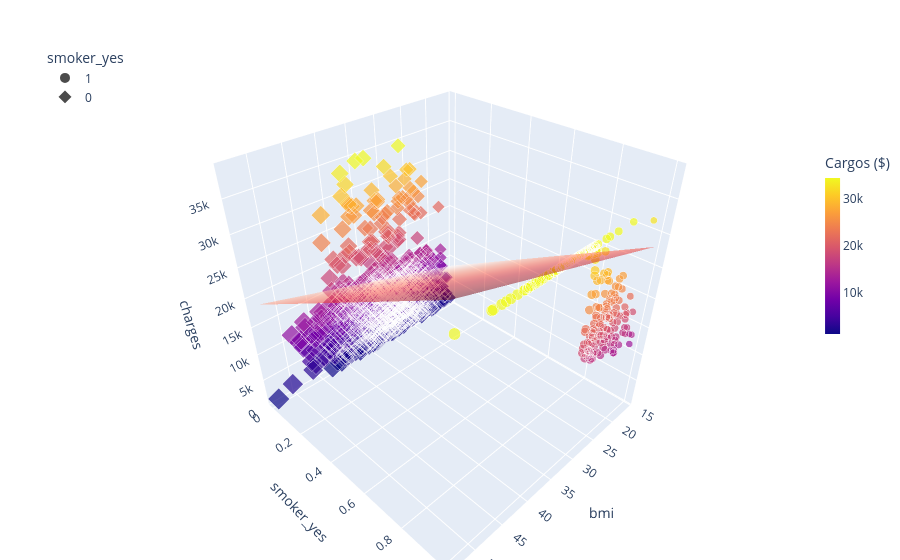

The code cell stored with this chart in its notebook:
### Code cell
bmi_range = np.linspace(xs.min(), xs.max(), 20)
smoker_range = np.array([0, 1])
X_mesh, Y_mesh = np.meshgrid(bmi_range, smoker_range)

Z =  model_p2.coef_[0] * X_mesh + model_p2.coef_[1] * Y_mesh + model.intercept_

fig = px.scatter_3d(data_clean.loc[:, ['smoker_yes', 'bmi', 'charges']], 
                    x = 'bmi', y = 'smoker_yes', z = 'charges', color='charges',
                    size='bmi', size_max = 20,symbol='smoker_yes')

fig.add_trace(
    go.Surface(
        x = bmi_range, y = smoker_range, z = Z,
        name = 'Regresión Lineal Múltiple',
        opacity = 0.5, showscale=False, 
        colorscale = 'Reds')
)

fig.update_layout(
    margin=dict(l=0, r=0, b=0, t=40), # Ajusta márgenes
    legend=dict(
        yanchor="top",
        y=0.99,
        xanchor="left",
        x=0.05 # Mueve la leyenda de smoker a la izquierda
    ),
    coloraxis_colorbar=dict(
        title="Cargos ($)",
        thicknessmode="pixels", thickness=15,
        lenmode="pixels", len=200,
        yanchor="top", y=0.8,
        xanchor="right", x=1 # Mantiene la barra de color a la derecha
    )
)

fig.show()

### Figure 1 — Plotly figure (JSON) as saved in the notebook; plotly's stock layout.template omitted (floating-point values rounded to 4 significant figures; data arrays with more than 128 entries replaced by an {"elided": "..."} marker saying what was removed)
{"data": [{"hovertemplate": "smoker_yes=%{y}<br>bmi=%{marker.size}<br>charges=%{marker.color}<extra></extra>", "legendgroup": "1", "marker": {"color": {"elided": "274 float values"}, "coloraxis": "coloraxis", "size": {"elided": "274 float values"}, "sizemode": "area", "sizeref": 0.1328, "symbol": "circle"}, "mode": "markers", "name": "1", "scene": "scene", "showlegend": true, "type": "scatter3d", "x": {"elided": "274 float values"}, "y": {"elided": "274 int values"}, "z": {"elided": "274 float values"}}, {"hovertemplate": "smoker_yes=%{y}<br>bmi=%{marker.size}<br>charges=%{marker.color}<extra></extra>", "legendgroup": "0", "marker": {"color": {"elided": "1064 float values"}, "coloraxis": "coloraxis", "size": {"elided": "1064 float values"}, "sizemode": "area", "sizeref": 0.1328, "symbol": "diamond"}, "mode": "markers", "name": "0", "scene": "scene", "showlegend": true, "type": "scatter3d", "x": {"elided": "1064 float values"}, "y": {"elided": "1064 int values"}, "z": {"elided": "1064 float values"}}, {"colorscale": [[0, "rgb(255,245,240)"], [0.125, "rgb(254,224,210)"], [0.25, "rgb(252,187,161)"], [0.375, "rgb(252,146,114)"], [0.5, "rgb(251,106,74)"], [0.625, "rgb(239,59,44)"], [0.75, "rgb(203,24,29)"], [0.875, "rgb(165,15,21)"], [1, "rgb(103,0,13)"]], "name": "Regresión Lineal Múltiple", "opacity": 0.5, "showscale": false, "type": "surface", "x": [15.96, 17.92, 19.87, 21.83, 23.79, 25.74, 27.7, 29.65, 31.61, 33.57, 35.52, 37.48, 39.44, 41.39, 43.35, 45.3, 47.26, 49.22, 51.17, 53.13], "y": [0, 1], "z": [[8713.0, 9254.0, 9795.0, 10340.0, 10880.0, 11420.0, 11960.0, 12500.0, 13040.0, 13590.0, 14130.0, 14670.0, 15210.0, 15750.0, 16290.0, 16830.0, 17370.0, 17920.0, 18460.0, 19000.0], [28190.0, 28730.0, 29270.0, 29810.0, 30350.0, 30890.0, 31440.0, 31980.0, 32520.0, 33060.0, 33600.0, 34140.0, 34680.0, 35230.0, 35770.0, 36310.0, 36850.0, 37390.0, 37930.0, 38470.0]]}], "layout": {"coloraxis": {"colorbar": {"len": 200, "lenmode": "pixels", "thickness": 15, "thicknessmode": "pixels", "title": {"text": "Cargos ($)"}, "x": 1, "xanchor": "right", "y": 0.8, "yanchor": "top"}, "colorscale": [[0, "#0d0887"], [0.1111, "#46039f"], [0.2222, "#7201a8"], [0.3333, "#9c179e"], [0.4444, "#bd3786"], [0.5556, "#d8576b"], [0.6667, "#ed7953"], [0.7778, "#fb9f3a"], [0.8889, "#fdca26"], [1, "#f0f921"]]}, "legend": {"itemsizing": "constant", "title": {"text": "smoker_yes"}, "tracegroupgap": 0, "x": 0.05, "xanchor": "left", "y": 0.99, "yanchor": "top"}, "margin": {"b": 0, "l": 0, "r": 0, "t": 40}, "scene": {"domain": {"x": [0, 1], "y": [0, 1]}, "xaxis": {"title": {"text": "bmi"}}, "yaxis": {"categoryarray": [1, 0], "categoryorder": "array", "title": {"text": "smoker_yes"}}, "zaxis": {"title": {"text": "charges"}}}}}
